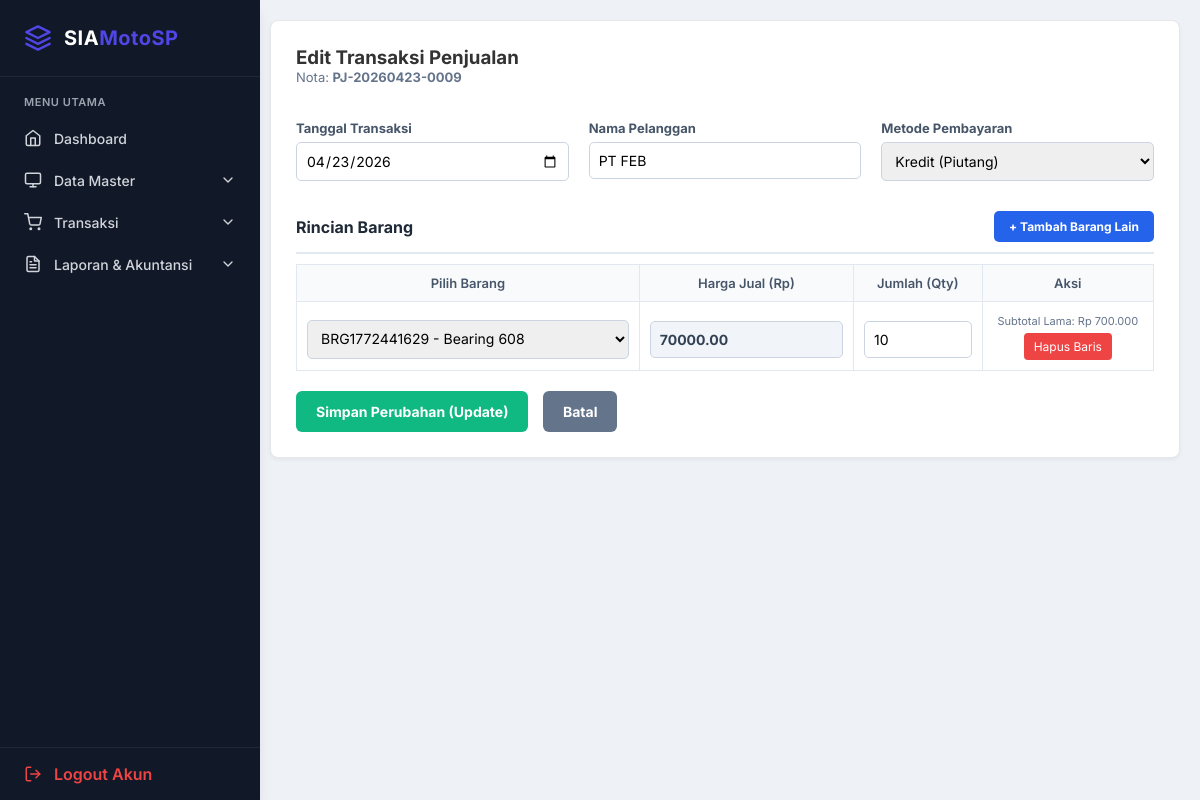
The page /penjualan_edit.php?id=9 (signed in) on the database its author committed.
### tables this page shows
CREATE TABLE `tb_penjualan` (
  `id` int NOT NULL,
  `no_nota` varchar(50) DEFAULT NULL,
  `tanggal` date DEFAULT NULL,
  `nama_pelanggan` varchar(100) DEFAULT NULL,
  `total` decimal(15,2) DEFAULT NULL,
  `metode` enum('tunai','kredit') DEFAULT 'tunai',
  `status_bayar` enum('lunas','belum') DEFAULT 'lunas',
  `sisa_piutang` int DEFAULT '0'
);

CREATE TABLE `tb_detail_penjualan` (
  `id` int NOT NULL,
  `id_penjualan` int DEFAULT NULL,
  `id_barang` int DEFAULT NULL,
  `qty` int DEFAULT NULL,
  `harga` decimal(15,2) DEFAULT NULL,
  `subtotal` decimal(15,2) DEFAULT NULL
);

### penjualan_edit.php (the view, shortened to what this page needs)
<?php
include "config/db.php";
$id = intval($_GET['id'] ?? 0);
$qPenjualan = mysqli_query($conn, "SELECT * FROM tb_penjualan WHERE id = '$id'");
$penjualan = mysqli_fetch_assoc($qPenjualan);
$qDetail = mysqli_query($conn, "
    SELECT d.*, b.nama_barang
    FROM tb_detail_penjualan d
    JOIN tb_barang b ON d.id_barang = b.id
    WHERE d.id_penjualan = '$id'
");
$qBarang = mysqli_query($conn, "SELECT id, kode_barang, nama_barang, harga_jual FROM tb_barang WHERE stok > 0 OR id IN (SELECT id_barang FROM tb_detail_penjualan WHERE id_penjualan = '$id') ORDER BY nama_barang ASC");
mysqli_data_seek($qBarang, 0);
?>
<!DOCTYPE html>
<html>
<head>
<link rel="stylesheet" href="inc/style.css">
</head>
<body>
<?php include "sidebar.php"; ?>
<div class="content">
    <div class="card">
        <h3>Edit Transaksi Penjualan</h3>
        <p class="desc">Nota: <strong><?= isset($penjualan['no_nota']) ? $penjualan['no_nota'] : '-' ?></strong></p>
        <form method="POST" action="penjualan_update.php" id="formEdit">
            <div style="display: flex; gap: 20px;">
                <div style="flex: 1;">
                    <label>Tanggal Transaksi</label>
                    <input type="date" name="tanggal" value="<?= date('Y-m-d', strtotime($penjualan['tanggal'])) ?>" required>
                </div>
                <div style="flex: 1;">
                    <label>Nama Pelanggan</label>
                    <input type="text" name="nama_pelanggan" list="data_pelanggan" value="<?= htmlspecialchars($penjualan['nama_pelanggan']) ?>" autocomplete="off" required>
                </div>
                <div style="flex: 1;">
                    <label>Metode Pembayaran</label>
                    <select name="metode" required>
                        <option value="kredit" <?= $penjualan['metode']=='kredit'?'selected':'' ?>>Kredit (Piutang)</option>
                    </select>
                </div>
            </div>
            <div style="margin-top: 30px; border-bottom: 2px solid #e2e8f0; padding-bottom: 10px; display: flex; justify-content: space-between; align-items: center;">
                <h4 style="margin: 0;">Rincian Barang</h4>
                <button type="button" class="btn-tambah-baris" onclick="tambahBaris()">+ Tambah Barang Lain</button>
            </div>
            <table id="tabelBarang">
                <tr>
                    <th style="width: 40%;">Pilih Barang</th>
                    <th style="width: 25%;">Harga Jual (Rp)</th>
                    <th style="width: 15%;">Jumlah (Qty)</th>
                    <th style="width: 20%;">Aksi</th>
                </tr>
                <?php while ($d = mysqli_fetch_assoc($qDetail)) { ?>
                <tr>
                    <td>
                        <select name="id_barang[]" required onchange="setHarga(this)">
                            <?php
                            mysqli_data_seek($qBarang, 0);
                            while ($b = mysqli_fetch_assoc($qBarang)) {
                                $selected = ($b['id'] == $d['id_barang']) ? 'selected' : '';
                                echo "<option value='{$b['id']}' data-harga='{$b['harga_jual']}' $selected>{$b['kode_barang']} - {$b['nama_barang']}</option>";
                            }
                            ?>
                        </select>
                    </td>
                    <td>
                        <input type="number" name="harga[]" value="<?= $d['harga'] ?>" required min="0" class="input-readonly" readonly>
                    </td>
                    <td>
                        <input type="number" name="qty[]" value="<?= $d['qty'] ?>" required min="1">
                    </td>
                    <td style="text-align: center;">
                        <span style="font-size: 11px; color: #64748b;">Subtotal Lama: Rp <?= number_format($d['subtotal'],0,',','.') ?></span><br>
                        <button type="button" class="btn-hapus-baris" onclick="hapusBaris(this)">Hapus Baris</button>
                    </td>
                </tr>
                <?php } ?>
            </table>
            <button type="submit" class="btn-update">Simpan Perubahan (Update)</button>
            <a href="penjualan.php" class="btn-batal">Batal</a>
        </form>
    </div>
</div>
</body>
</html>

### inc/style.css (style rules this page uses)
:root { --primary: #4F46E5; --primary-hover: #4338CA; --success: #10B981; --danger: #EF4444; --bg-light: #F3F4F6; --sidebar-bg: #111827; --sidebar-text: #D1D5DB; --sidebar-hover: #1F2937; --card-bg: #FFFFFF; --text-main: #1F2937; --text-muted: #6B7280; --border: #E5E7EB; --shadow-sm: 0 1px 2px 0 rgba(0, 0, 0, 0.05); --shadow-md: 0 4px 6px -1px rgba(0, 0, 0, 0.1), 0 2px 4px -1px rgba(0, 0, 0, 0.06); --shadow-lg: 0 10px 15px -3px rgba(0, 0, 0, 0.1), 0 4px 6px -2px rgba(0, 0, 0, 0.05); }
* { margin: 0; padding: 0; box-sizing: border-box; font-family: 'Inter', sans-serif; }
body { background-color: var(--bg-light); color: var(--text-main); display: flex; min-height: 100vh; }
.content { padding: 32px; flex: 1; }
.card { background: var(--card-bg); border-radius: 12px; padding: 24px; box-shadow: var(--shadow-md); border: 1px solid var(--border); transition: transform 0.2s ease, box-shadow 0.2s ease; }

### penjualan_edit.php (style rules this page uses)
.content { margin-left:250px; padding:20px; background:#eef1f5; min-height:100vh; }
.card { background:#fff; border-radius:8px; padding:25px; box-shadow: 0 2px 4px rgba(0,0,0,0.05); }
h3 { margin-top:0; color:#333; }
p.desc { font-size: 13px; color: #64748b; margin-bottom: 20px; }
label { font-size:13px; margin-top:15px; display:block; font-weight: bold; color: #475569; }
input, select { width:100%; padding:9px; margin-top:6px; border:1px solid #cbd5e1; border-radius:5px; font-size: 14px; box-sizing: border-box; }
table { width:100%; border-collapse:collapse; margin-top:10px; margin-bottom: 20px; }
th, td { padding:10px; border:1px solid #e2e8f0; font-size:13px; text-align: left; vertical-align: middle; }
th { background:#f8fafc; color: #475569; font-weight: 600; text-align: center; }
.btn-update { background:#10b981; color:#fff; padding:12px 20px; border:none; border-radius:6px; font-weight:bold; cursor:pointer; font-size: 14px; }
.btn-batal { background:#64748b; color: white; padding:12px 20px; border-radius:6px; text-decoration:none; font-weight: bold; font-size: 14px; margin-left: 10px; }
.btn-tambah-baris { background: #2563eb; color: white; border: none; padding: 8px 15px; border-radius: 5px; cursor: pointer; font-size: 12px; font-weight: bold; }
.btn-hapus-baris { background: #ef4444; color: white; border: none; padding: 6px 10px; border-radius: 4px; cursor: pointer; font-size: 12px; margin-top: 5px; }
.input-readonly { background-color: #f1f5f9; cursor: not-allowed; font-weight: bold; color: #334155; }

### rows shown on the page
tb_penjualan: no_nota "PJ-20260423-0009", tanggal "04/23/2026", nama_pelanggan "PT FEB", metode "Kredit (Piutang)"
tb_detail_penjualan: harga "70000.00", qty "10", subtotal "700.000"

### other values the page prints
form field value "BRG1772441629 - Bearing 608"
